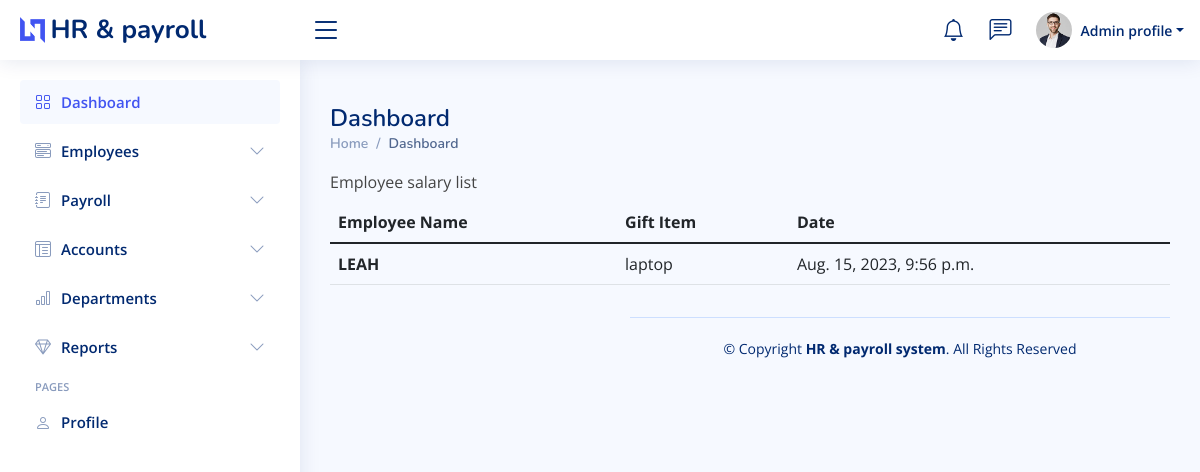
Page /home/award_list/ on the committed database.
### first/models.py (models this page shows, shortened)
class employeeAward(models.Model):
    employee_name =  models.ForeignKey("Employees", on_delete=models.CASCADE)
    gift_item = models.CharField(max_length=200)
    award_date = models.DateTimeField(auto_now_add=True)

class Employees(models.Model):
    SALARY_TYPE_CHOICES = (
        ('COMMISION', 'Commision'),
        ('FIXED', 'Fixed'),
    )
    first_name = models.CharField(max_length=255)
    middle_name = models.CharField(max_length=255)
    last_name = models.CharField(max_length=255)
    username = models.CharField(max_length=255)
    Employement_id = models.IntegerField()
    Email = models.EmailField(blank=True, null=True)
    phone_number = models.IntegerField(blank=True, null=True)
    kra_pin = models.IntegerField(blank=True, null=True)
    image = models.ImageField(upload_to='upload/', default = 'a.png', blank=True, null=True)
    front_id_image = models.ImageField(upload_to='upload/',  default = 'a.png' ,  blank=True, null=True)
    back_id_image = models.ImageField(upload_to='upload/',  default = 'a.png',  blank=True, null=True)
    salary_type=models.CharField(max_length=255,blank=True, choices=SALARY_TYPE_CHOICES)
    department = models.ForeignKey("Department", on_delete=models.CASCADE, related_name='employees')
    next_of_kin_first_name = models.CharField(max_length=255, blank=True, null=True)
    next_of_kin_middle_name =models.CharField(max_length=255, blank=True, null=True)
    next_of_kin_last_name = models.CharField(max_length=255, blank=True, null=True)
    next_of_kin_national_id = models.IntegerField( blank=True, null=True)
    next_of_kin_relationship = models.CharField(max_length=255, blank=True, null=True)
    next_of_kin_phone_number = models.IntegerField(blank=True, null=True)
    next_of_kin_email = models.EmailField(blank=True, null=True)
    date = models.DateTimeField(auto_now_add=True, blank=True, null=True)
    total_income = models.IntegerField(default=0, blank=True)
    def __str__(self):
        return self.first_name

### first/awardViews.py (the view)
# urls.py: path('award_list/', awardViews.award_list, name='award_list'),
def award_list(request):
    awards = employeeAward.objects.all()
    return render(request, 'Dashboard/award_list.html', {'awards' : awards})

### first/templates/Dashboard/award_list.html
{% extends "Dashboard/base.html" %}
{% load bootstrap5 %}
{% block content %}
<div class="mb-3">
  <label for="employment_id" class="form-label">Employee salary list</label>
  <div>
    <table class="table">
      <thead>
        <tr>
          <th scope="col">Employee Name</th>
          <th scope="col">Gift Item</th>
          <th scope="col">Date</th>
        </tr>
      </thead>
      <tbody class="table-group-divider">
        {% for award in awards %}
        <tr>
          <th scope="row">{{ award.employee_name }}</th>
          <td>{{award.gift_item}}</td>
          <td>{{ award.award_date }}</td>
        </tr>
        {% endfor %}
      </tbody>
    </table>
  </div>
</div>
{% endblock content %}

### static/css/style.css (style rules this page uses)
:root { scroll-behavior: smooth; }
body { font-family: "Open Sans", sans-serif; background: #f6f9ff; color: #444444; }

### rows in the picture
employeeAward: employee_name "LEAH", gift_item "laptop", award_date "Aug. 15, 2023, 9:56 p.m."
